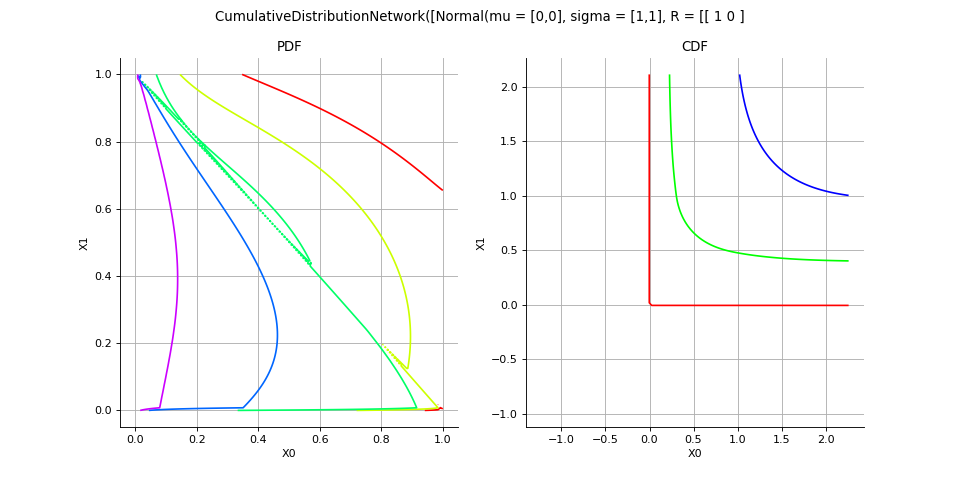

Python code for this plot:
import openturns as ot
from matplotlib import pyplot as plt
from openturns.viewer import View
title = None
if ot.CumulativeDistributionNetwork().__class__.__name__ == 'Bernoulli':
    distribution = ot.Bernoulli(0.7)
elif ot.CumulativeDistributionNetwork().__class__.__name__ == 'Binomial':
    distribution = ot.Binomial(5, 0.2)
elif ot.CumulativeDistributionNetwork().__class__.__name__ == 'Hypergeometric':
    distribution = ot.Hypergeometric(10, 4, 7)
elif ot.CumulativeDistributionNetwork().__class__.__name__ == 'CumulativeDistributionNetwork':
    coll = [ot.Normal(2),ot.Dirichlet([0.5, 1.0, 1.5])]
    distribution = ot.CumulativeDistributionNetwork(coll, ot.BipartiteGraph([[0,1], [0,1]]))
elif ot.CumulativeDistributionNetwork().__class__.__name__ == 'Histogram':
    distribution = ot.Histogram([-1.0, 0.5, 1.0, 2.0], [0.45, 0.4, 0.15])
elif ot.CumulativeDistributionNetwork().__class__.__name__ == 'KernelMixture':
    kernel = ot.Uniform()
    sample = ot.Normal().getSample(5)
    bandwith = [1.0]
    distribution = ot.KernelMixture(kernel, bandwith, sample)
elif ot.CumulativeDistributionNetwork().__class__.__name__ == 'MaximumDistribution':
    coll = [ot.Uniform(2.5, 3.5), ot.LogUniform(1.0, 1.2), ot.Triangular(2.0, 3.0, 4.0)]
    distribution = ot.MaximumDistribution(coll)
elif ot.CumulativeDistributionNetwork().__class__.__name__ == 'Multinomial':
    distribution = ot.Multinomial(5, [0.2])
elif ot.CumulativeDistributionNetwork().__class__.__name__ == 'RandomMixture':
    coll = [ot.Triangular(0.0, 1.0, 5.0), ot.Uniform(-2.0, 2.0)]
    weights = [0.8, 0.2]
    cst = 3.0
    distribution = ot.RandomMixture(coll, weights, cst)
elif ot.CumulativeDistributionNetwork().__class__.__name__ == 'TruncatedDistribution':
    distribution = ot.TruncatedDistribution(ot.Normal(2.0, 1.5), 1.0, 4.0)
elif ot.CumulativeDistributionNetwork().__class__.__name__ == 'UserDefined':
    distribution = ot.UserDefined([[1.0], [2.0], [3.0]], [0.4, 0.5, 1.0])
elif ot.CumulativeDistributionNetwork().__class__.__name__ == 'ZipfMandelbrot':
    distribution = ot.ZipfMandelbrot(10, 2.5, 0.3)
elif ot.CumulativeDistributionNetwork().__class__.__name__ == 'Normal':
    cov = ot.CovarianceMatrix([[1.0, -0.5], [-0.5, 1.0]])
    distribution = ot.Normal([0.0, 0.0], cov)
    title = "Normal dist. with correlation coefficient {}".format(cov[0, 1])
else:
    distribution = ot.CumulativeDistributionNetwork()

dimension = distribution.getDimension()
if title is None:
    title = str(distribution)[:100].split('\n')[0]
if dimension == 1:
    distribution.setDescription(['$x$'])
    pdf_graph = distribution.drawPDF()
    cdf_graph = distribution.drawCDF()
    fig = plt.figure(figsize=(10, 4))
    pdf_axis = fig.add_subplot(121)
    cdf_axis = fig.add_subplot(122)
    View(pdf_graph, figure=fig, axes=[pdf_axis], add_legend=False)
    View(cdf_graph, figure=fig, axes=[cdf_axis], add_legend=False)
    fig.suptitle(title)
elif dimension == 2:
    grid = ot.GridLayout(1, 2)
    pdf_graph = distribution.drawPDF()
    pdf_graph.setLegends([''])
    cdf_graph = distribution.drawCDF()
    cdf_graph.setLegends([''])
    grid.setGraph(0, 0, pdf_graph)
    grid.setGraph(0, 1, cdf_graph)
    grid.setTitle(title)
    fig = View(grid).getFigure()
    fig.axes[0].set_title('PDF')
    fig.axes[1].set_title('CDF')
